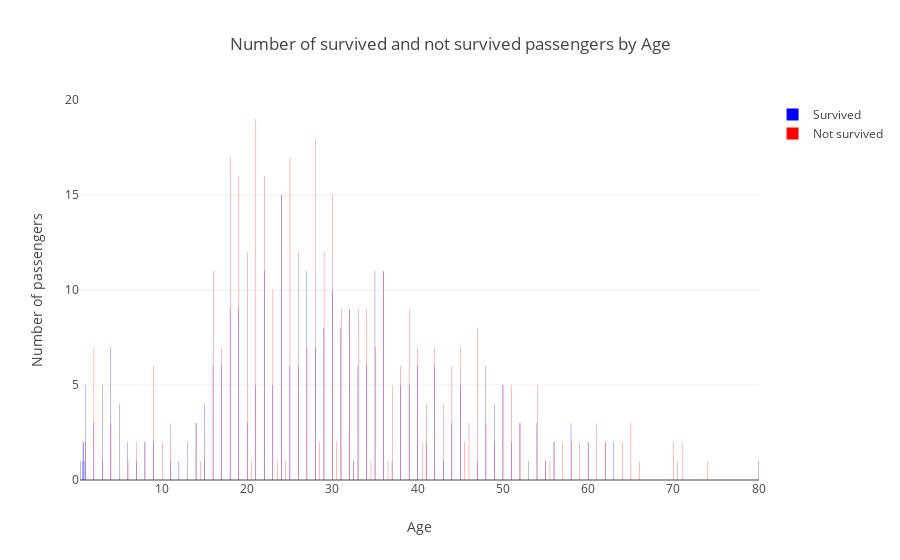

The notebook cell saved with this chart:
### Code cell
plot_survived_bar(get_survived_categories(train_df,'Age'), 'Age')

### Figure 1 — Plotly figure (JSON) as saved in the notebook; plotly's stock layout.template omitted (floating-point values rounded to 4 significant figures)
{"data": [{"marker": {"color": "Blue"}, "name": "Survived", "text": [15, 11, 11, 11, 11, 10, 9, 9, 9, 8, 8, 7, 7, 6, 6, 6, 6, 6, 6, 6, 6, 6, 5, 5, 5, 5, 5, 5, 5, 5, 4, 4, 4, 3, 3, 3, 3, 3, 3, 3, 2, 2, 2, 2, 2, 2, 2, 2, 2, 2, 2, 2, 1, 1, 1, 1, 1, 1, 1, 1, 1, 1, 1, 1, 1], "type": "bar", "uid": "3a71cc6d-aa8e-4a0a-90b5-f5f4544d5fd5", "x": [24, 22, 27, 35, 36, 30, 18, 19, 32, 29, 31, 4, 28, 16, 17, 25, 26, 33, 34, 40, 42, 48, 1, 3, 21, 23, 38, 39, 45, 50, 5, 15, 49, 2, 14, 20, 44, 52, 54, 58, 0.75, 0.83, 6, 8, 9, 13, 41, 51, 56, 60, 62, 63, 0.42, 0.67, 0.92, 7, 11, 12, 32.5, 37, 43, 47, 53, 55, 80], "y": [15, 11, 11, 11, 11, 10, 9, 9, 9, 8, 8, 7, 7, 6, 6, 6, 6, 6, 6, 6, 6, 6, 5, 5, 5, 5, 5, 5, 5, 5, 4, 4, 4, 3, 3, 3, 3, 3, 3, 3, 2, 2, 2, 2, 2, 2, 2, 2, 2, 2, 2, 2, 1, 1, 1, 1, 1, 1, 1, 1, 1, 1, 1, 1, 1]}, {"marker": {"color": "Red"}, "name": "Not survived", "text": [15, 11, 11, 11, 11, 10, 9, 9, 9, 8, 8, 7, 7, 6, 6, 6, 6, 6, 6, 6, 6, 6, 5, 5, 5, 5, 5, 5, 5, 5, 4, 4, 4, 3, 3, 3, 3, 3, 3, 3, 2, 2, 2, 2, 2, 2, 2, 2, 2, 2, 2, 2, 1, 1, 1, 1, 1, 1, 1, 1, 1, 1, 1, 1, 1], "type": "bar", "uid": "3f5afdc9-1ef2-4765-b273-f47eb9fad510", "x": [21, 28, 18, 25, 19, 22, 24, 30, 20, 26, 29, 16, 36, 23, 31, 32, 33, 34, 39, 47, 2, 17, 27, 35, 40, 42, 45, 9, 38, 44, 37, 50, 51, 54, 41, 43, 4, 11, 14, 46, 48, 52, 61, 65, 1, 7, 8, 10, 28.5, 30.5, 40.5, 45.5, 49, 56, 57, 58, 59, 60, 62, 64, 70, 71, 3, 6, 14.5, 15, 20.5, 23.5, 24.5, 32.5, 34.5, 36.5, 55, 55.5, 66, 70.5, 74], "y": [19, 18, 17, 17, 16, 16, 15, 15, 12, 12, 12, 11, 11, 10, 9, 9, 9, 9, 9, 8, 7, 7, 7, 7, 7, 7, 7, 6, 6, 6, 5, 5, 5, 5, 4, 4, 3, 3, 3, 3, 3, 3, 3, 3, 2, 2, 2, 2, 2, 2, 2, 2, 2, 2, 2, 2, 2, 2, 2, 2, 2, 2, 1, 1, 1, 1, 1, 1, 1, 1, 1, 1, 1, 1, 1, 1, 1]}], "layout": {"hovermode": "closest", "title": {"text": "Number of survived and not survived passengers by Age"}, "xaxis": {"showticklabels": true, "title": {"text": "Age"}}, "yaxis": {"title": {"text": "Number of passengers"}}}}
